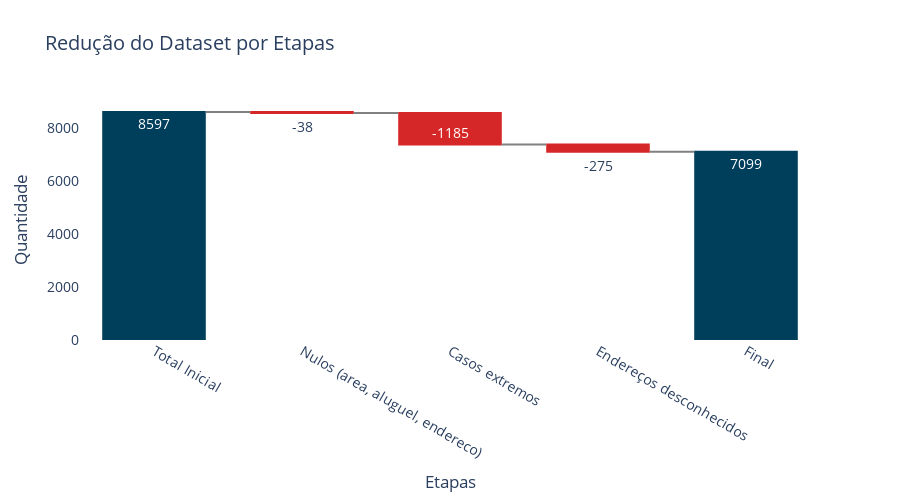

The cell this chart's notebook holds for it:
### Markdown cell above
### Resumo Datasets

### Code cell
import plotly.graph_objects as go

# Exemplo de dados
etapas = ['Total Inicial', 'Nulos (area, aluguel, endereco)', 'Casos extremos', 'Endereços desconhecidos', 'Final']
tamanhos_datasets = [8597, 8559, 7374, 7099]

valores = [
    tamanhos_datasets[0],
    -(tamanhos_datasets[0] - tamanhos_datasets[1]),
    -(tamanhos_datasets[1] - tamanhos_datasets[2]),
    -(tamanhos_datasets[2] - tamanhos_datasets[3]),
    tamanhos_datasets[3]
]

# Cores personalizadas
cores = ['#003f5c' if v >= 0 else '#d62728' for v in valores]  # Azul escuro e vermelho

fig = go.Figure(go.Waterfall(
    name="Redução do Dataset",
    orientation="v",
    measure=["absolute", "relative", "relative", "relative", "absolute"],
    x=etapas,
    y=valores,
    text=[f"{v}" for v in valores],
    connector={"line": {"color": "gray"}},
    increasing={"marker": {"color": "#003f5c"}},  # Azul escuro
    decreasing={"marker": {"color": "#d62728"}},  # Vermelho
    totals={"marker": {"color": "#003f5c"}}       # Total final em azul escuro também
))

# Layout com fundo branco
fig.update_layout(
    title="Redução do Dataset por Etapas",
    plot_bgcolor='white',
    paper_bgcolor='white',
    waterfallgap=0.3,
    font=dict(size=14),
    xaxis=dict(title="Etapas"),
    yaxis=dict(title="Quantidade"),
    width=900,     # Largura em pixels
    height=500     # Altura em pixels
)

fig.show()

### Figure 1 — Plotly figure (JSON) as saved in the notebook; plotly's stock layout.template omitted (floating-point values rounded to 4 significant figures)
{"data": [{"connector": {"line": {"color": "gray"}}, "decreasing": {"marker": {"color": "#d62728"}}, "increasing": {"marker": {"color": "#003f5c"}}, "measure": ["absolute", "relative", "relative", "relative", "absolute"], "name": "Redução do Dataset", "orientation": "v", "text": ["8597", "-38", "-1185", "-275", "7099"], "totals": {"marker": {"color": "#003f5c"}}, "type": "waterfall", "x": ["Total Inicial", "Nulos (area, aluguel, endereco)", "Casos extremos", "Endereços desconhecidos", "Final"], "y": [8597, -38, -1185, -275, 7099]}], "layout": {"font": {"size": 14}, "height": 500, "paper_bgcolor": "white", "plot_bgcolor": "white", "title": {"text": "Redução do Dataset por Etapas"}, "waterfallgap": 0.3, "width": 900, "xaxis": {"title": {"text": "Etapas"}}, "yaxis": {"title": {"text": "Quantidade"}}}}
